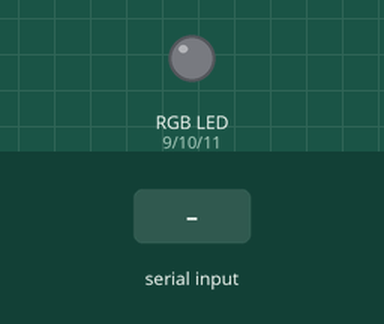
Bench run of a sketch on a simulated Arduino Uno, built with avr-gcc and run on an emulated ATmega328P. On the bench: an RGB LED mixed from three pins (HIGH = lit). The test bench sets the inputs (shaded band).

Above: at 1.2 s.
1.3 s: "1" received over Serial
At 2.5 s:
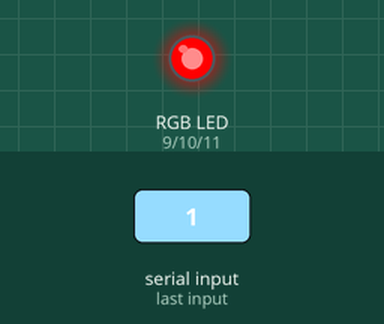
2.8 s: "2" received over Serial
At 3.9 s:
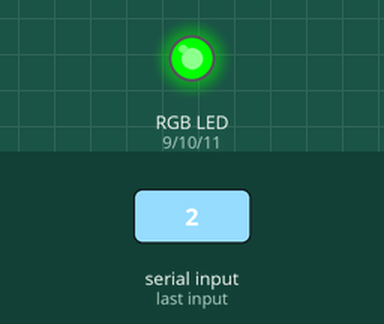
4.3 s: "3" received over Serial
At 5.0 s:
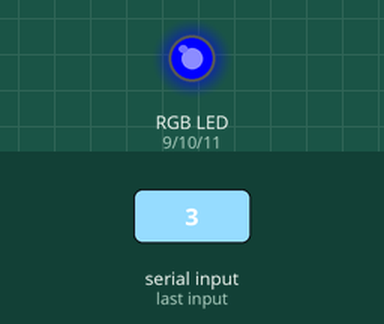
5.8 s: "4" received over Serial
At 6.2 s:
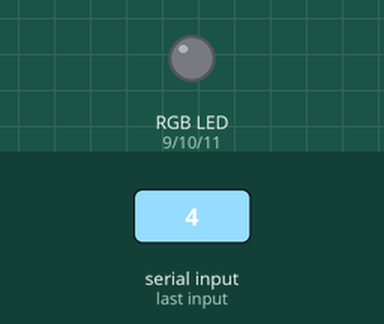
Timing chart, 0 to 8.3 s (numbered marks = the images above; inputs shaded):
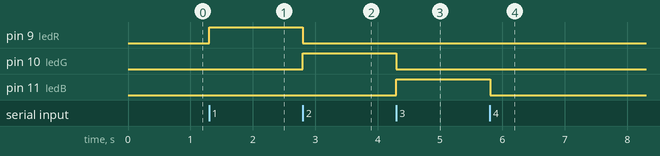

Measured:
- after the input at 1.3 s, pin 9 (ledR): LOW → HIGH at once
- after the input at 2.8 s, pin 9 (ledR): HIGH → LOW at once; pin 10 (ledG): LOW → HIGH at once
- after the input at 4.3 s, pin 10 (ledG): HIGH → LOW at once; pin 11 (ledB): LOW → HIGH at once
- after the input at 5.8 s, pin 11 (ledB): HIGH → LOW at once

The sketch:

8_Seria_availablel_RGBled.ino
```cpp
int ledR = 9,  ledG = 10, ledB = 11;

void setup() {
  // put your setup code here, to run once:

    pinMode(ledR, OUTPUT);
    pinMode(ledG, OUTPUT);
    pinMode(ledB, OUTPUT);

    Serial.begin(9600);
}

void loop() {
  if(Serial.available()) {
      char ch = Serial.read();

      if(ch == '1') {
        analogWrite(ledR, 255);
        analogWrite(ledG, 0);
        analogWrite(ledB, 0);
      }else if(ch == '2') {
        analogWrite(ledG, 255);
        analogWrite(ledR, 0);
        analogWrite(ledB, 0);
      }else if(ch == '3') {
        analogWrite(ledB, 255);
        analogWrite(ledR, 0);
        analogWrite(ledG, 0);
      }else if (ch =='4') {
        analogWrite(ledR, 0);
        analogWrite(ledG, 0);
        analogWrite(ledB, 0);
      }
  }
}
```
